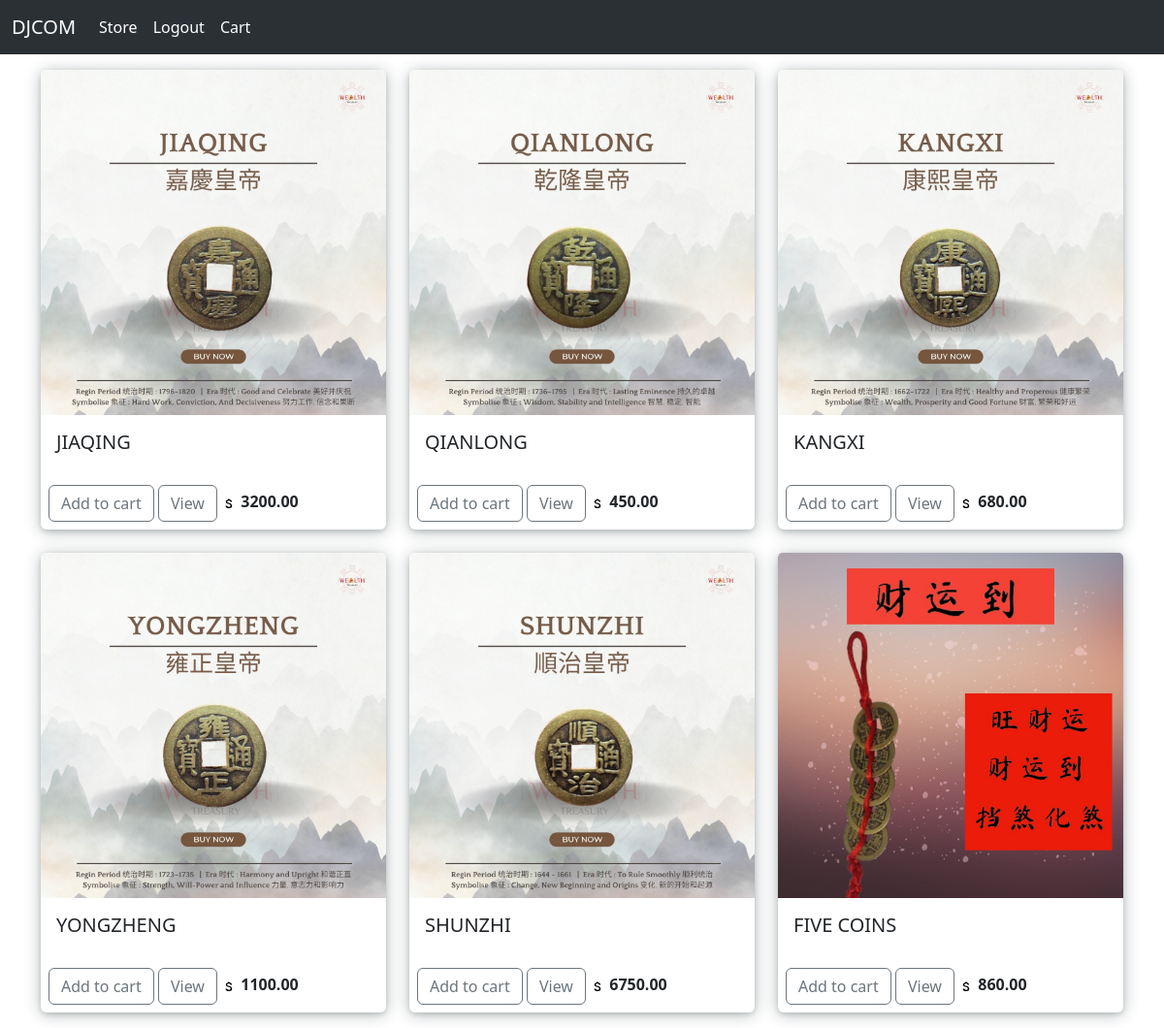
The app's page / (signed in) with its own data.
### store/models.py (models this page shows, shortened)
class Product(models.Model):
    name = models.CharField(max_length=300, null=True, blank=True)
    price = models.IntegerField()
    digital = models.BooleanField(default=False, null=True, blank=True)
    image = models.ImageField(null=True, blank=True)
    @property
    def imageURL(self):
        try:
            url = self.image.url
        except:
            url = ''
        return url

### store/views.py (the view)
# urls.py: path('', include('store.urls')),
def store(request):
    products = Product.objects.all()
    context = {'products': products}
    return render(request, 'store/store.html', context)

### store/templates/store/store.html
{% extends 'index.html' %}
{% load static %}
{% block content %}
<div class="row row-cols-1 row-cols-md-3 g-4">
    {% for product in products %}
    <div class="col">
        <div class="card border-0 custom-shadow">
            <img src="{{product.imageURL}}" class="card-img-top" alt="...">
            <div class="card-body">
                <h5 class="card-title">{{product.name}}</h5>
            </div>
            <div class="footer p-2">
                <button data-product={{product.id}} data-action="add" class="btn btn-outline-secondary update-cart">Add to cart</button>
                <a href="" class="btn btn-outline-secondary">View</a>
                <strong><img src="SGD {% static 'images/rupee.svg' %}" /> {{product.price|floatformat:2}}</strong>
            </div>
        </div>
    </div>
    {% endfor %}
</div>
{% endblock content %}

### static/css/main.css (style rules this page uses)
body { background-color: red; }
.custom-shadow { box-shadow: rgba(14, 30, 37, 0.12) 0px 2px 4px 0px, rgba(14, 30, 37, 0.32) 0px 2px 16px 0px; }

### records on screen
Product: imageURL (picture), name "JIAQING", price "3200.00"
Product: imageURL (picture), name "QIANLONG", price "450.00"
Product: imageURL (picture), name "KANGXI", price "680.00"
Product: imageURL (picture), name "YONGZHENG", price "1100.00"
Product: imageURL (picture), name "SHUNZHI", price "6750.00"
Product: imageURL (picture), name "FIVE COINS", price "860.00"
